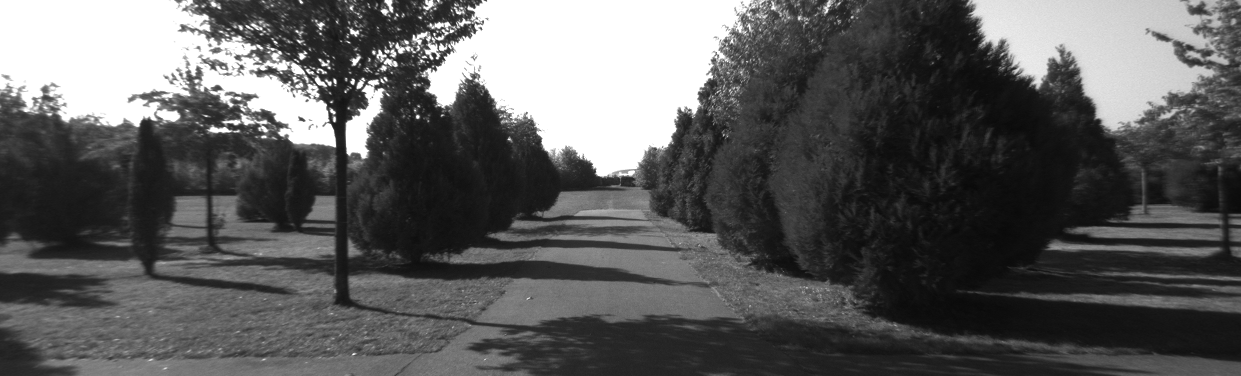
//> input picture SlantedPlaneSmoothing/000009_10.png, 1241 x 376 px
$ ./SlantedPlane 000009_10.png 000009_disp.png 000009_disp.png   (built with g++ and OpenCV 4)
//> lines starting //> are read from the running program, lines starting //| are printed output that depends on the picture
### SlantedPlaneSmoothing/Definitions.hpp
#ifndef __DEFINITIONS_H_INCLUDED__
#define __DEFINITIONS_H_INCLUDED__

enum BoundaryLabel { LO, RO, HI, CO, NONE };

#endif

### SlantedPlaneSmoothing/Boundary.hpp
#ifndef __BOUNDARY_H_INCLUDED__
#define __BOUNDARY_H_INCLUDED__

#include <stdio.h>
#include <opencv2/opencv.hpp>
#include "Segment.hpp"
#include "Definitions.hpp"

class Boundary {
public:
  Boundary() {
    boundaryIndex = 0;
    label = NONE;
  }

  // [7 lines left out: function Boundary, not called in this run]

  int segments[2];
  BoundaryLabel label;
  int boundaryIndex;
  std::vector<double> boundaryPixelsX;
  std::vector<double> boundaryPixelsY;
  //sumXsqr, sumYsqr, sumXY, sumX, sumY, sumTot;
  double sums[6];

  void setSegments(int segmentID1, int segmentID2);
  int getSegment1();
  int getSegment2();
  bool containsSegments(int segmentID);
  void setBoundaryLabel(BoundaryLabel lbl);
  BoundaryLabel getBoundaryLabel();
  void setBoundaryIndex(int index);
  int getBoundaryIndex();
  void addBoundaryPixel(double x, double y);
  std::vector<double> getBoundaryPixelsX();
  std::vector<double> getBoundaryPixelsY();

  void clearSums();
  double *getSums();
  void clearBoundary();
};

void Boundary::setSegments(int segmentID1, int segmentID2) {
  if (segmentID1 < segmentID2) {
    segments[0]=segmentID1;
    segments[1]=segmentID2;
  } else {
    segments[0]=segmentID2;
    segments[1]=segmentID1;
  }
}

int Boundary::getSegment1() {
  return segments[0];
}
int Boundary::getSegment2() {
  return segments[1];
}

// [6 lines left out: function containsSegments, not called in this run]

void Boundary::setBoundaryLabel(BoundaryLabel lbl){
  label = lbl;
}

BoundaryLabel Boundary::getBoundaryLabel(){
  return label;
}

void Boundary::setBoundaryIndex(int index) {
  boundaryIndex = index;
}

int Boundary::getBoundaryIndex() {
  return boundaryIndex;
}

void Boundary::addBoundaryPixel(double x, double y) {
  boundaryPixelsX.push_back(x);
  boundaryPixelsY.push_back(y);
  sums[0] += x*x;
  sums[1] += y*y;
  sums[2] += x*y;
  sums[3] += x;
  sums[4] += y;
  sums[5] += 1;
}

std::vector<double> Boundary::getBoundaryPixelsX() {
  return boundaryPixelsX;
}
std::vector<double> Boundary::getBoundaryPixelsY() {
  return boundaryPixelsY;
}

void Boundary::clearSums() {
  for (int i = 0; i < 6; i++) {
    sums[i] = 0;
  }
}

double *Boundary::getSums() {
  return sums;
}

void Boundary::clearBoundary() {
  boundaryIndex = 0;
  segments[0] = 0;
  segments[1] = 0;
  label = NONE;
  clearSums();
  boundaryPixelsX.clear();
  boundaryPixelsY.clear();
}

#endif

### SlantedPlaneSmoothing/Segment.hpp
#ifndef __SEGMENT_H_INCLUDED__
#define __SEGMENT_H_INCLUDED__

#include <stdio.h>
#include <opencv2/opencv.hpp>
#include "Boundary.hpp"

class Segment {
public:
  Segment() {
    pixelTotal = 0;
    colorSum[0] = 0;
    colorSum[1] = 1;
    colorSum[2] = 2;
    positionSum[0] = 0;
    positionSum[1] = 0;
    disparityPlane.x = 0;
    disparityPlane.y = 0;
    disparityPlane.z = -1;
    clearSums();
    clearBounds();
  }

  int pixelTotal;
  double colorSum[3];
  double positionSum[2];
  cv::Point3d disparityPlane;
  //sumXsqr, sumYsqr, sumXY, sumX, sumY, sumTot;
  double sums[6];
  //sumXsqr, sumYsqr, sumXY, sumX, sumY, sumDX, sumDY, sumD, sumTot;
  double sumsD[9];
  std::vector<Boundary*> segmentBoundaries;

  void addPixel(cv::Vec3b colors, int x, int y);
  void removePixel(cv::Vec3b colors, int x, int y);
  cv::Point3d getPlaneParams();
  void setPlaneParams(cv::Point3d);
  double color(int id);
  double position(int id);

  void addSumPixel(int x, int y);
  void addSumDPixel(int x, int y, int d);
  double *getSums();
  double *getSumsD();
  void clearSums();
  void addBoundary(Boundary *bound);
  void clearBounds();
};

void Segment::addPixel(cv::Vec3b colors, int x, int y){
  colorSum[0] += colors[0];
  colorSum[1] += colors[1];
  colorSum[2] += colors[2];

  positionSum[0] += x;
  positionSum[1] += y;
  pixelTotal++;
}

void Segment::removePixel(cv::Vec3b colors, int x, int y){
  colorSum[0] -= colors[0];
  colorSum[1] -= colors[1];
  colorSum[2] -= colors[2];

  positionSum[0] -= x;
  positionSum[1] -= y;
  pixelTotal--;
}

cv::Point3d Segment::getPlaneParams(){
  return disparityPlane;
}

void Segment::setPlaneParams(cv::Point3d p){
  disparityPlane.x = p.x;
  disparityPlane.y = p.y;
  disparityPlane.z = p.z;
}

double Segment::color(int id){
  return colorSum[id]/pixelTotal;
}

double Segment::position(int id){
  return positionSum[id]/pixelTotal;
}

std::ostream &operator<<(std::ostream &os, Segment const &m) {
  return os << m.pixelTotal << " " << m.colorSum[0] << " " << m.colorSum[1] << " " << m.colorSum[2] << " " << m.positionSum[0] << " " << m.positionSum[1];
}

void Segment::addSumPixel(int x, int y) {
  sums[0] += x*x;
  sums[1] += y*y;
  sums[2] += x*y;
  sums[3] += x;
  sums[4] += y;
  sums[5] += 1;
}

double *Segment::getSums(){
  return sums;
}

void Segment::clearSums() {
  for (int i = 0; i < 6; i++) {
    sums[i] = 0;
  }
  for (int i = 0; i < 9; i++) {
    sumsD[i] = 0;
  }
}

//sumXsqr, sumYsqr, sumXY, sumX, sumY, sumDX, sumDY, sumD, sumTot;
void Segment::addSumDPixel(int x, int y, int d) {
  sumsD[0] += x*x;
  sumsD[1] += y*y;
  sumsD[2] += x*y;
  sumsD[3] += x;
  sumsD[4] += y;
  sumsD[5] += d*x;
  sumsD[6] += d*y;
  sumsD[7] += d;
  sumsD[8] += 1;
}

double *Segment::getSumsD() {
  return sumsD;
}

void Segment::addBoundary(Boundary *bound) {
  segmentBoundaries.push_back(bound);
}

void Segment::clearBounds() {
  segmentBoundaries.clear();
}

#endif

### SlantedPlaneSmoothing/SlantedPlane.cpp
#include <stdio.h>
#include <opencv2/opencv.hpp>
#include <stack>
#include <vector>
#include <string.h>
#include "Segment.hpp"
#include "Boundary.hpp"

using namespace cv;

int DEFAULT_SUPERPIXELS = 1000;
int DEFAULT_LAMBDA_POS = 500;
int DEFAULT_LAMBDA_DISP = 2000;
int DEFAULT_LAMBDA_SMO = 400;
int DEFAULT_LAMBDA_COM = 400;
int DEFAULT_LAMBDA_BOU = 2000;
const int DEFAULT_LAMBDA_D = 9;
const int DEFAULT_LAMBDA_OCC = 15;
const int DEFAULT_LAMBDA_HINGE = 5;
const int DEFAULT_LAMBDA_PEN = 30;
const int DEFAULT_INNER_LOOP = 10;
const int DEFAULT_OUTER_LOOP = 10;
const double DEFAULT_INLIER_THRESHOLD = 3.0;


void initializeSegmentGrid(int superPixels);
void freeArrays();
void markSegmentBoundaries();
void colorSegments();
void markBoundaryLabels();
void colorBoundaryPixel(int x, int y, BoundaryLabel lbl);

void ETPS();
bool validConnectivity(int x, int y);
void getAllBoundaryPixels(std::stack<int>& boundaryPixels);
bool isBoundaryPixel(int x, int y);
bool isOOB(int x, int y);

int getSegmentID(int x, int y);
void setSegmentID(int x, int y, int ID);
int getBoundaryFlag(int x, int y);
void setBoundaryFlag(int x, int y, int flag);
int getOutlierFlag(int x, int y);
void setOutlierFlag(int x, int y, int flag);
int getPixelPos(int x, int y);
int getBoundaryPos(int seg1, int seg2);

double calcPixelEnergy(int x, int y, int segmentID);
double calcPixelDepthEnergy(int x, int y, Point3d plane, int outlierFlag);
double calcTotalEnergy(int x, int y, int segmentID);
double calcSmoothEnergy(int segmentID);
double calcSmoothEnergy (Boundary bound);

void initiateSegmentPlanes();
void initiateOutlierFlags();
void calcAndSetOutlierFlag(int x, int y, int segmentID);
int computeNrOfSamples(int draws, int inliers, int totalPoints, int currentNrSamples, double p);
Point3d estimatePlaneParameters(Point3d samplePoints[3], double sampleDisparity[3]);
double estimatePixelDisparity(int segmentID, int x, int y);
double estimatePixelDisparity(Point3d plane, int x, int y);

void doIterativeSmoothing();
void initializeBoundaries();
void checkAndSetBoundary(int firstID, int secondID, double x, double y);
void boundarySmoothing();
void segmentSmoothing();

Segment *segmentArray;
Boundary *boundaryArray;
int boundaryTotal;
int *pixelSegmentIDs;
int *pixelBoundaryFlag;
int *pixelOutlierFlag;

int totalSegments;
int totalSegmentX;
int totalSegmentY;
int imageWidth;
int imageHeight;
int imageSize;
double superPixelPixels;

Mat image;
Mat disparityImage;

int fourNeighborOffsetX[4] = {0, -1, 0, 1};
int fourNeighborOffsetY[4] = {-1, 0, 1, 0};
int eightNeighborOffsetX[8] = {-1, -1, 0, 1, 1, 1, 0, -1};
int eightNeighborOffsetY[8] = {0, -1, -1, -1, 0, 1, 1, 1};
BoundaryLabel boundaryLabels[4] = {LO, RO, HI, CO};
int boundaryPenalties[4] = {DEFAULT_LAMBDA_OCC, DEFAULT_LAMBDA_OCC, DEFAULT_LAMBDA_HINGE, 0};

int main(int argc, char** argv )
{
  if ( argc != 3 && argc != 4 && argc != 9 && argc !=10 ) {
    printf("usage: DisplayImage.out <Image_Path> <Disparity_Path>\n");
    printf("usage: DisplayImage.out <Image_Path> <Disparity_Path> <Disparity_Output_Path\n");
    return -1;
  }

  if ( argc == 10 || argc == 9) {
    int offset = 0;
    if (argc == 10) offset = 1;

    DEFAULT_SUPERPIXELS = atoi(argv[3+offset]);
    DEFAULT_LAMBDA_POS = atoi(argv[4+offset]);
    DEFAULT_LAMBDA_DISP = atoi(argv[5+offset]);
    DEFAULT_LAMBDA_SMO = atoi(argv[6+offset]);
    DEFAULT_LAMBDA_COM = atoi(argv[7+offset]);
    DEFAULT_LAMBDA_BOU = atoi(argv[8+offset]);
  }

  image = imread( argv[1], 1 );
//> image is the input picture: 376 rows x 1241 cols, CV_8UC3; min 9, max 255, mean 91.9
  disparityImage = imread( argv[2], CV_LOAD_IMAGE_GRAYSCALE );
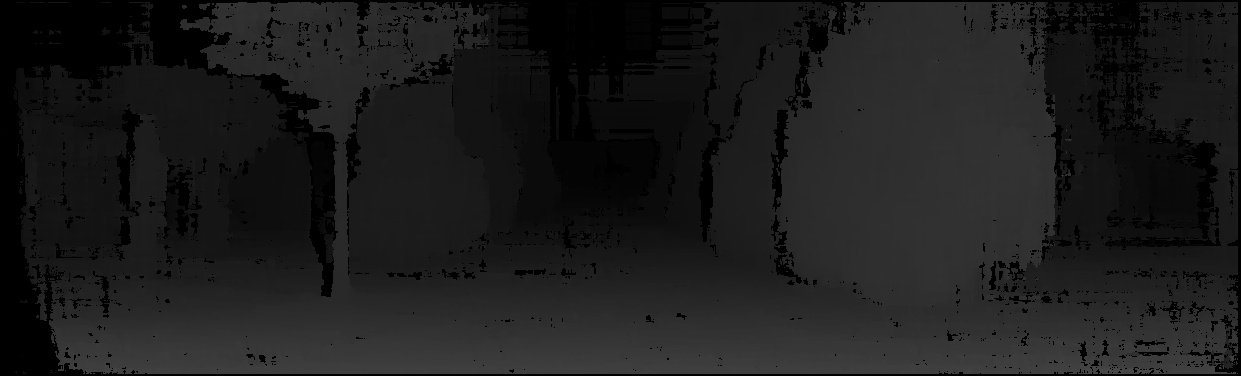
//> input picture SlantedPlaneSmoothing/000009_disp.png, 1241 x 376 px
//> disparityImage is the input picture: 376 rows x 1241 cols, CV_8UC1; min 0, max 75, mean 28.3

  if ( !image.data ) {
    printf("No image data \n");
    return -1;
  }
  if ( !disparityImage.data ) {
    printf("No disparityImage data \n");
    return -1;
  }

  std::string path = "output_disp/";
  if (argc == 4 || argc == 10) {
    path = argv[3];
//> path = "000009_disp.png"
  }

  //Init segmentation to a regular grid and compute mean position and color.
  initializeSegmentGrid(DEFAULT_SUPERPIXELS);
//> the loop in initializeSegmentGrid, `for( it = image.begin<Vec3b>(), end = image.end<Vec3b>(); it != end; +..` made 466616 passes
  //Init assignments by running TPS.
  ETPS();
//> the loop in getAllBoundaryPixels, `for (int i = 0; i < imageSize; i++)` made 466616 passes
//> the loop in ETPS, `while (!boundaryPixels.empty())` made 147397 passes
  //Init segment planes by using RANSAC
  initiateSegmentPlanes();

  //Iterative smoothing with ETPS, boundary and segment estimation.
  doIterativeSmoothing();

  //Create output images
  markSegmentBoundaries();
  markBoundaryLabels();

  //Modify output disparity to fit KITTI tests
  std::string path2 = "output/";
  std::string argstring = argv[1];
  std::size_t found = argstring.find_last_of("/\\");
  std::string filename = argstring.substr(found+1);
  std::string fullpath = path+filename;
  std::cout << "Processed: " << filename << "\n";
//| Processed: 000009_10.png
  system(("mkdir " + path).c_str());
  system(("mkdir " + path2).c_str());

  cv::imwrite("output/"+filename, image);
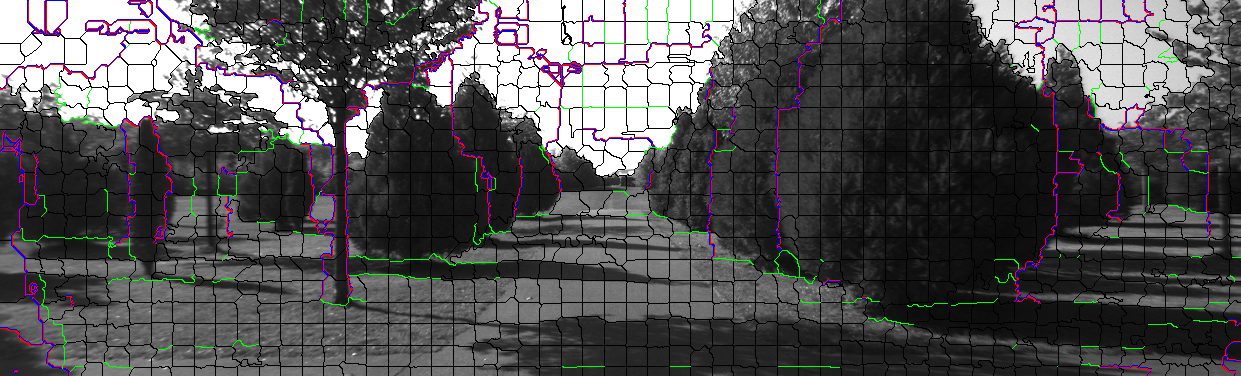
//> saved as 000009_10.png: 376 rows x 1241 cols, CV_8UC3; mean B, G, R 83.5, 82, 83.6

  colorSegments();
  std::vector<Mat> rgbChannels(3);
  split(image, rgbChannels);
//> (the rest of the program and of its run is left out)
